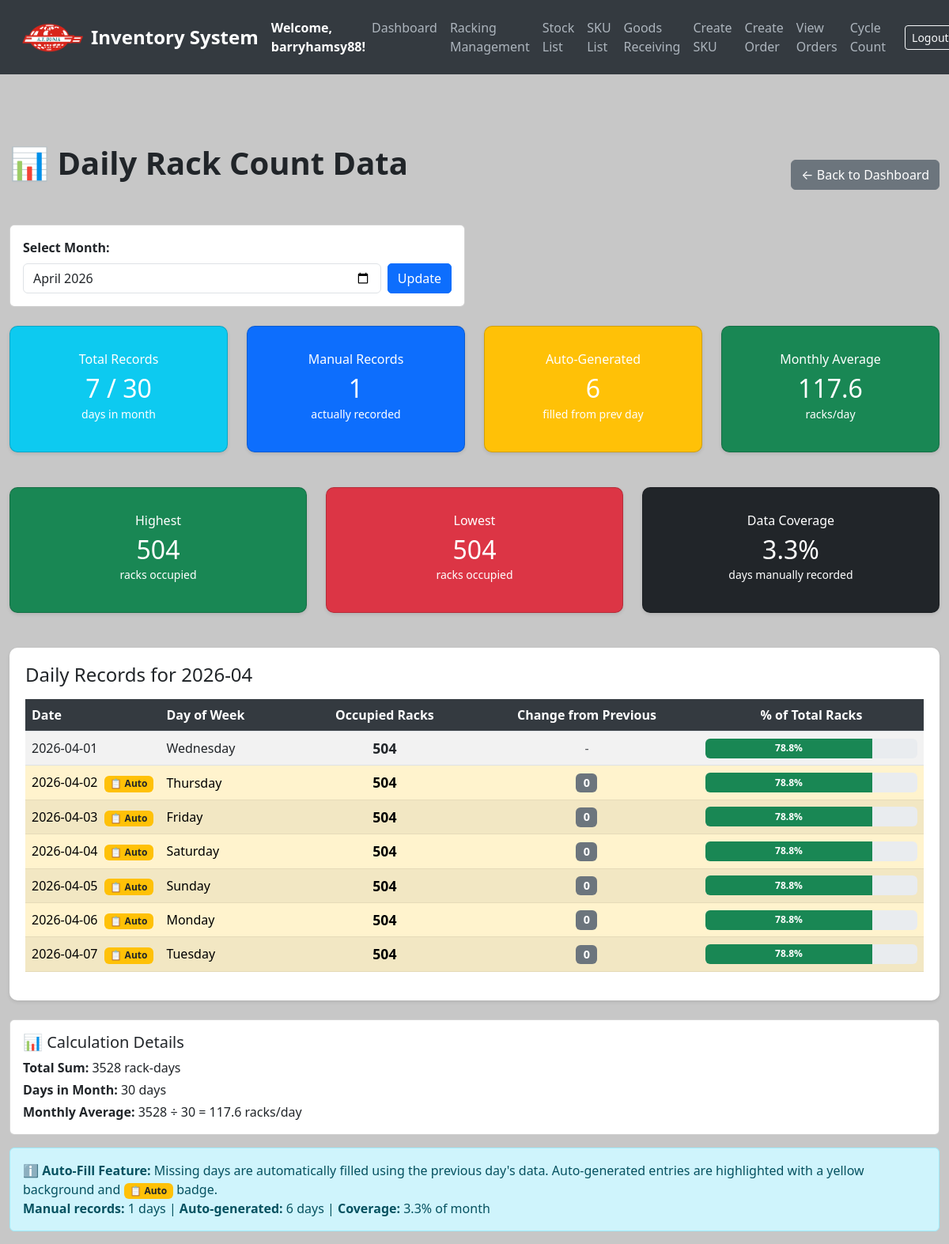
Page /daily-rack-count (signed in) on the earlier database version.
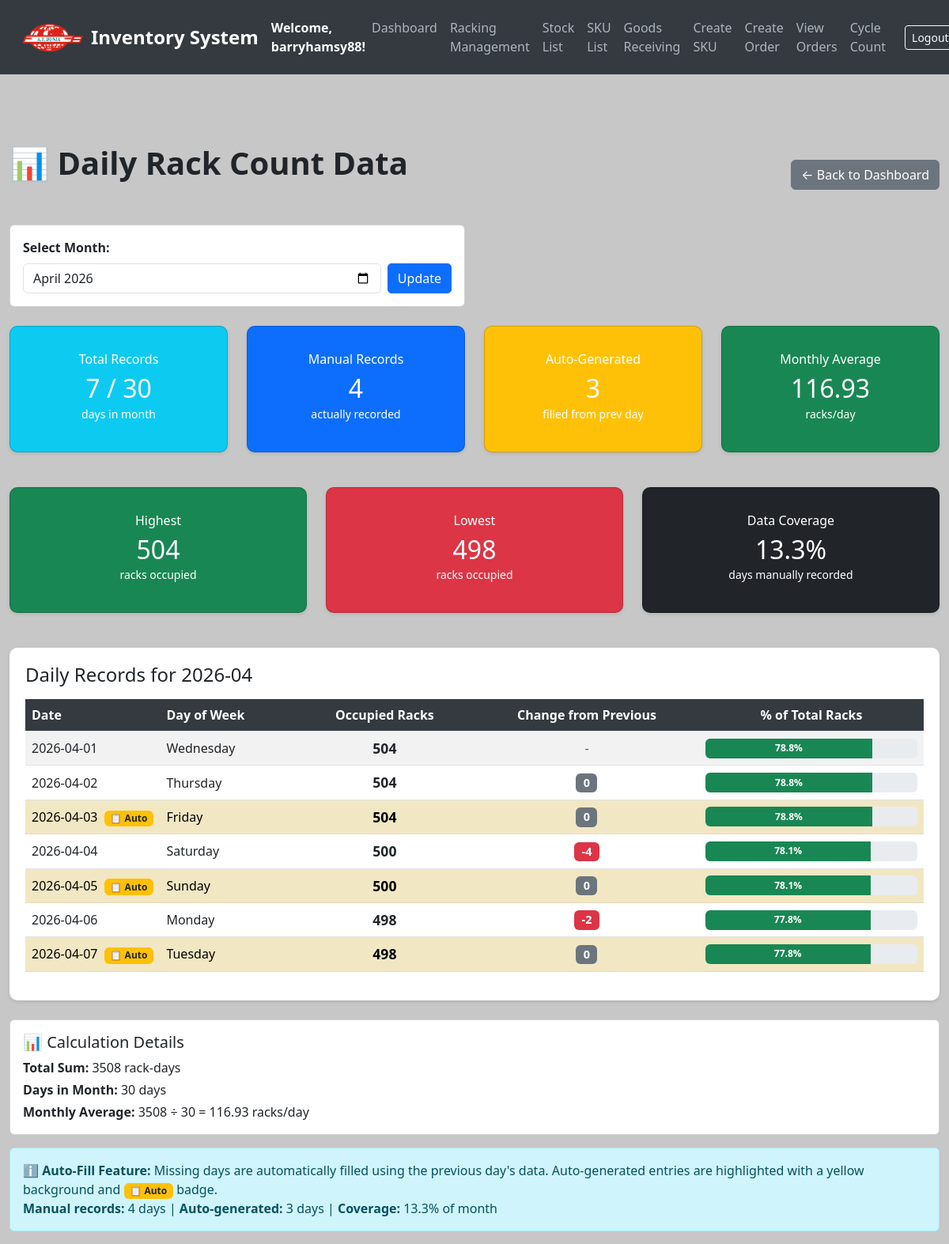
Same page on the later database version.
### models.py (models this page shows, shortened)
class User(UserMixin, db.Model):
    __tablename__ = 'users'
    id = db.Column(db.Integer, primary_key=True)
    username = db.Column(db.String(80), unique=True, nullable=False)
    email = db.Column(db.String(120), unique=True, nullable=False)
    password = db.Column(db.String(200), nullable=False)  # Store hashed passwords
    date_created = db.Column(db.DateTime, default=get_local_time)
    last_login = db.Column(db.DateTime, nullable=True)
    is_active = db.Column(db.Boolean, default=True)  # For account activation/deactivation
    is_approved = db.Column(db.Boolean, default=False)
    is_admin = db.Column(db.Boolean, default=False)

class DailyRackCount(db.Model):
    id = db.Column(db.Integer, primary_key=True)
    date = db.Column(db.Date, unique=True, nullable=False, default=date.today)
    occupied_racks = db.Column(db.Integer, nullable=False)

### app.py (the view, shortened to what this page needs)
@app.route('/daily-rack-count')
@login_required
def daily_rack_count():
    from datetime import timedelta
    import pytz
    selected_month_str = request.args.get('month', default=None)
    if selected_month_str:
        try:
            selected_month = datetime.strptime(selected_month_str, '%Y-%m')
        except ValueError:
            selected_month = datetime.now()
    else:
        selected_month = datetime.now()
    days_in_month = monthrange(selected_month.year, selected_month.month)[1]
    today = datetime.now(pytz.timezone('Asia/Kuala_Lumpur')).date()
    daily_rack_counts = (
        db.session.query(DailyRackCount)
        .filter(extract('month', DailyRackCount.date) == selected_month.month)
        .filter(extract('year', DailyRackCount.date) == selected_month.year)
        .order_by(DailyRackCount.date.asc())  # Oldest first
        .all()
    )
    existing_data = {}
    for record in daily_rack_counts:
        existing_data[record.date] = {
            'date': record.date,
            'occupied_racks': record.occupied_racks,
            'is_auto_generated': False
        }
    complete_records = []
    first_day = datetime(selected_month.year, selected_month.month, 1).date()
    last_day = datetime(selected_month.year, selected_month.month, days_in_month).date()
    if last_day > today:
        last_day = today
    current_date = first_day
    previous_value = None  # Track the previous day's value for auto-fill
    while current_date <= last_day:
        if current_date in existing_data:
            complete_records.append(existing_data[current_date])
            previous_value = existing_data[current_date]['occupied_racks']
        else:
            if previous_value is not None:
                complete_records.append({
                    'date': current_date,
                    'occupied_racks': previous_value,
                    'is_auto_generated': True
                })
        current_date += timedelta(days=1)
    if complete_records:
        max_occupied = max(r['occupied_racks'] for r in complete_records)
        min_occupied = min(r['occupied_racks'] for r in complete_records)
        total_records = len(complete_records)
        manual_records = sum(1 for r in complete_records if not r['is_auto_generated'])
        auto_records = sum(1 for r in complete_records if r['is_auto_generated'])
        total_occupied = sum(r['occupied_racks'] for r in complete_records)
        monthly_average = total_occupied / days_in_month if days_in_month else 0
    total_racks = Racking.query.count()
    return render_template(
        'daily_rack_count.html',
        daily_rack_counts=complete_records,  # Complete list with auto-filled days (up to today)
        selected_month=selected_month_str or selected_month.strftime('%Y-%m'),
        max_occupied=max_occupied,
        min_occupied=min_occupied,
        total_daily_records=total_records,
        manual_records=manual_records,  # Count of manual records
        auto_records=auto_records,  # Count of auto-generated records
        days_in_month=days_in_month,
        monthly_average=monthly_average,
        total_occupied=total_occupied,
        total_racks=total_racks
    )

### app.py (called while the page is built)
@login_manager.user_loader
def load_user(user_id):
    return db.session.get(User, int(user_id))

### templates/daily_rack_count.html (shortened to what this page needs)
<!DOCTYPE html>
<html lang="en">
<head>
    <link href="https://cdn.jsdelivr.net/npm/bootstrap@5.3.0/dist/css/bootstrap.min.css" rel="stylesheet">
</head>
<body>
<nav class="navbar navbar-expand-lg navbar-dark">
    <div class="container-fluid">
        <img src="{{ url_for('static', filename='logo_.png') }}" alt="Logo" width="80" height="40" class="me-2">
        <a class="navbar-brand" href="/">Inventory System</a>
        <strong class="text-white">Welcome, {{ current_user.username }}!</strong>
        <div class="collapse navbar-collapse" id="navbarNav">
            <ul class="navbar-nav ms-auto">
                <li class="nav-item"><a class="nav-link" href="/dashboard">Dashboard</a></li>
                <li class="nav-item"><a class="nav-link" href="/create_racking">Racking Management</a></li>
                <li class="nav-item"><a class="nav-link" href="/stocks">Stock List</a></li>
                <li class="nav-item"><a class="nav-link" href="/sku-list">SKU List</a></li>
                <li class="nav-item"><a class="nav-link" href="/create-stock">Goods Receiving</a></li>
                <li class="nav-item"><a class="nav-link" href="/add-sku">Create SKU</a></li>
                <li class="nav-item"><a class="nav-link" href="/create-order">Create Order</a></li>
                <li class="nav-item"><a class="nav-link" href="/orders">View Orders</a></li>
                <li class="nav-item"><a class="nav-link" href="/cycle-count">Cycle Count</a></li>
            </ul>
            <form class="d-flex ms-3" action="{{ url_for('logout') }}" method="POST">
                <button class="btn btn-sm btn-outline-light" type="submit">Logout</button>
            </form>
        </div>
    </div>
</nav>
<div class="container mt-5">
    <div class="d-flex justify-content-between align-items-center mb-4">
        <h1>📊 Daily Rack Count Data</h1>
        <a href="/dashboard" class="btn btn-secondary">← Back to Dashboard</a>
    </div>
    <div class="row mb-4">
        <div class="col-md-6">
            <form method="GET" action="/daily-rack-count">
                <div class="card">
                    <div class="card-body">
                        <label for="month" class="form-label"><strong>Select Month:</strong></label>
                        <div class="d-flex gap-2">
                            <input type="month" id="month" name="month" class="form-control" value="{{ selected_month }}">
                            <button type="submit" class="btn btn-primary">Update</button>
                        </div>
                    </div>
                </div>
            </form>
        </div>
    </div>
    <div class="row mb-4">
        <div class="col-md-3">
            <div class="card text-white bg-info stat-card">
                <div class="card-body text-center">
                    <h6 class="card-subtitle mb-2">Total Records</h6>
                    <h2 class="card-title mb-0">{{ total_daily_records }} / {{ days_in_month }}</h2>
                    <small>days in month</small>
                </div>
            </div>
        </div>
        <div class="col-md-3">
            <div class="card text-white bg-primary stat-card">
                <div class="card-body text-center">
                    <h6 class="card-subtitle mb-2">Manual Records</h6>
                    <h2 class="card-title mb-0">{{ manual_records }}</h2>
                    <small>actually recorded</small>
                </div>
            </div>
        </div>
        <div class="col-md-3">
            <div class="card text-white bg-warning stat-card">
                <div class="card-body text-center">
                    <h6 class="card-subtitle mb-2">Auto-Generated</h6>
                    <h2 class="card-title mb-0">{{ auto_records }}</h2>
                    <small>filled from prev day</small>
                </div>
            </div>
        </div>
        <div class="col-md-3">
            <div class="card text-white bg-success stat-card">
                <div class="card-body text-center">
                    <h6 class="card-subtitle mb-2">Monthly Average</h6>
                    <h2 class="card-title mb-0">{{ monthly_average|round(2) }}</h2>
                    <small>racks/day</small>
                </div>
            </div>
        </div>
    </div>
    <div class="row mb-4">
        <div class="col-md-4">
            <div class="card text-white bg-success stat-card">
                <div class="card-body text-center">
                    <h6 class="card-subtitle mb-2">Highest</h6>
                    <h2 class="card-title mb-0">{{ max_occupied }}</h2>
                    <small>racks occupied</small>
                </div>
            </div>
        </div>
        <div class="col-md-4">
            <div class="card text-white bg-danger stat-card">
                <div class="card-body text-center">
                    <h6 class="card-subtitle mb-2">Lowest</h6>
                    <h2 class="card-title mb-0">{{ min_occupied }}</h2>
                    <small>racks occupied</small>
                </div>
            </div>
        </div>
        <div class="col-md-4">
            <div class="card text-white bg-dark stat-card">
                <div class="card-body text-center">
                    <h6 class="card-subtitle mb-2">Data Coverage</h6>
                    <h2 class="card-title mb-0">{{ ((manual_records / days_in_month) * 100)|round(1) }}%</h2>
                    <small>days manually recorded</small>
                </div>
            </div>
        </div>
    </div>
    <div class="table-responsive">
        <h4 class="mb-3">Daily Records for {{ selected_month }}</h4>
        <table class="table table-striped align-middle">
            <thead>
                <tr>
                    <th style="width: 15%;">Date</th>
                    <th style="width: 15%;">Day of Week</th>
                    <th style="width: 20%;" class="text-center">Occupied Racks</th>
                    <th style="width: 25%;" class="text-center">Change from Previous</th>
                    <th style="width: 25%;" class="text-center">% of Total Racks</th>
                </tr>
            </thead>
            <tbody>
                {% if daily_rack_counts %}
                    {% set prev_count = namespace(value=None) %}
                    {% for record in daily_rack_counts %}
                    <tr {% if record.is_auto_generated %}class="table-warning"{% endif %}>
                        <td>
                            {{ record.date.strftime('%Y-%m-%d') }}
                            {% if record.is_auto_generated %}
                                <span class="badge bg-warning text-dark ms-1" title="Auto-generated from previous day">📋 Auto</span>
                            {% endif %}
                        </td>
                        <td>{{ record.date.strftime('%A') }}</td>
                        <td class="text-center">
                            <strong style="font-size: 1.1rem;">{{ record.occupied_racks }}</strong>
                        </td>
                        <td class="text-center">
                            {% if prev_count.value is not none %}
                                {% set change = record.occupied_racks - prev_count.value %}
                                {% if change > 0 %}
                                    <span class="badge bg-success" style="font-size: 0.9rem;">+{{ change }}</span>
                                {% elif change < 0 %}
                                    <span class="badge bg-danger" style="font-size: 0.9rem;">{{ change }}</span>
                                {% else %}
                                    <span class="badge bg-secondary" style="font-size: 0.9rem;">0</span>
                                {% endif %}
                            {% else %}
                                <span class="text-muted">-</span>
                            {% endif %}
                            {% set prev_count.value = record.occupied_racks %}
                        </td>
                        <td class="text-center">
                            {% if total_racks > 0 %}
                                {% set percentage = (record.occupied_racks / total_racks) * 100 %}
                                <div class="progress" style="height: 25px;">
                                    <div class="progress-bar
                                        {% if percentage < 30 %}bg-danger
                                        {% elif percentage < 70 %}bg-warning
                                        {% else %}bg-success
                                        {% endif %}"
                                        role="progressbar"
                                        style="width: {{ percentage }}%;"
                                        aria-valuenow="{{ percentage }}"
                                        aria-valuemin="0"
                                        aria-valuemax="100">
                                        <strong>{{ percentage|round(1) }}%</strong>
                                    </div>
                                </div>
                            {% else %}
                                <span class="text-muted">N/A</span>
                            {% endif %}
                        </td>
                    </tr>
                    {% endfor %}
                {% endif %}
            </tbody>
        </table>
    </div>
    {% if daily_rack_counts %}
    <div class="card mt-4">
        <div class="card-body">
            <h5 class="card-title">📊 Calculation Details</h5>
            <p class="mb-1"><strong>Total Sum:</strong> {{ total_occupied }} rack-days</p>
            <p class="mb-1"><strong>Days in Month:</strong> {{ days_in_month }} days</p>
            <p class="mb-0"><strong>Monthly Average:</strong> {{ total_occupied }} ÷ {{ days_in_month }} = {{ monthly_average|round(2) }} racks/day</p>
        </div>
    </div>
    {% endif %}
    {% if auto_records > 0 %}
    <div class="alert alert-info mt-3">
        <strong>ℹ️ Auto-Fill Feature:</strong> Missing days are automatically filled using the previous day's data.
        Auto-generated entries are highlighted with a yellow background and <span class="badge bg-warning text-dark">📋 Auto</span> badge.
        <br>
        <strong>Manual records:</strong> {{ manual_records }} days |
        <strong>Auto-generated:</strong> {{ auto_records }} days |
        <strong>Coverage:</strong> {{ ((manual_records / days_in_month) * 100)|round(1) }}% of month
    </div>
    {% endif %}
</div>
</body>
</html>

### templates/daily_rack_count.html (style rules this page uses)
body { background-color: #C7C7C7; color: #212529; }
.navbar { background-color: #343a40; padding: 15px; }
.navbar-brand { font-weight: bold; color: #fff; font-size: 1.5rem; }
.nav-link { color: #adb5bd; font-weight: 500; }
.container { max-width: 1400px; padding-top: 40px; }
h1 { font-size: 2.5rem; font-weight: bold; margin-bottom: 30px; }
.stat-card { border-radius: 10px; padding: 20px; margin-bottom: 20px; box-shadow: 0 2px 4px rgba(0,0,0,0.1); }
.table-responsive { background: white; border-radius: 10px; padding: 20px; box-shadow: 0 2px 4px rgba(0,0,0,0.1); }
.table th { background-color: #343a40; color: white; font-weight: 600; }
.table-striped tbody tr:nth-of-type(odd) { background-color: rgba(0,0,0,0.02); }
.btn-primary { border-radius: 5px; transition: all 0.3s ease; }

Differences in the rows shown:
no longer on one of the page's lists (row unchanged): DailyRackCount: occupied_racks "504"
added DailyRackCount: occupied_racks "498", date "2026-04-06", date "Monday", change "-2", {{ percentage }} 77.8125 (drawn), percentage "77.8", date "2026-04-07", shows "📋 Auto", date "Tuesday"
added DailyRackCount: date "2026-04-02", date "Thursday", occupied_racks "504", {{ percentage }} 78.75 (drawn), percentage "78.8", date "2026-04-03", shows "📋 Auto", date "Friday"
added DailyRackCount: date "2026-04-04", date "Saturday", occupied_racks "500", change "-4", {{ percentage }} 78.125 (drawn), percentage "78.1", date "2026-04-05", shows "📋 Auto", date "Sunday"
Other differences:
{{ manual_records }}: "1" → "4"
{{ auto_records }}: "6" → "3"
{{ monthly_average|round(2) }}: "117.6" → "116.93"
{{ ((manual_records / days_in_month) * 100)|round(1) }}: "3.3" → "13.3"
{{ total_occupied }}: "3528" → "3508"
{{ min_occupied }}: "504" → "498"
